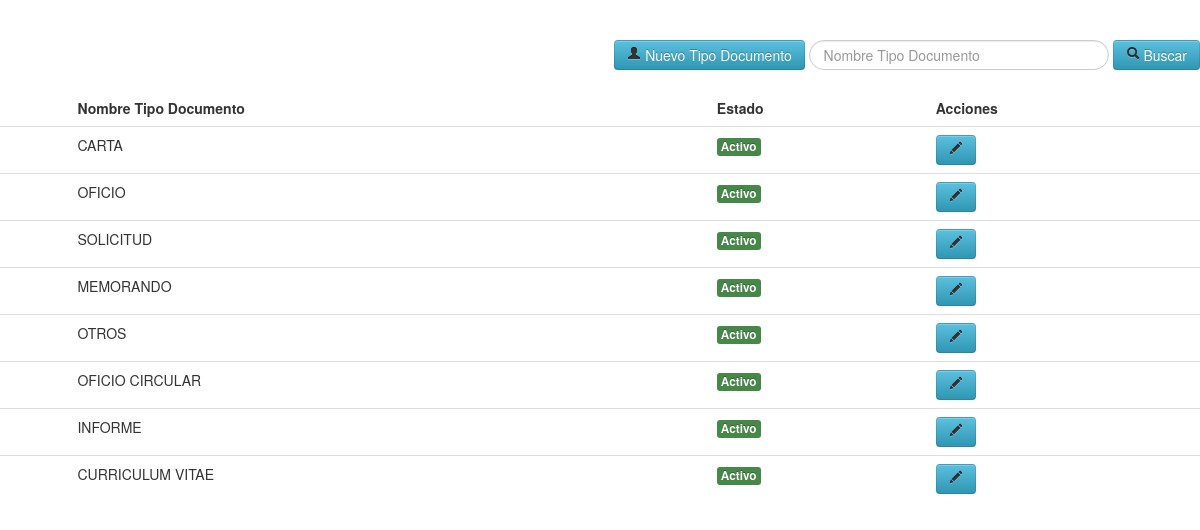
Page /admin/l_documento.php (signed in) on the committed database.
### tables this page shows
CREATE TABLE IF NOT EXISTS `tipo_documento` (
  `id` int(10) NOT NULL AUTO_INCREMENT,
  `nombre` varchar(50) DEFAULT NULL,
  `estado` varchar(2) DEFAULT NULL,
  PRIMARY KEY (`id`)
);

### admin/l_documento.php (the view, shortened to what this page needs)
<!DOCTYPE html>
<html lang="en">
<head>
    <link href="css/bootstrap.css" rel="stylesheet">
    <link href="css/bootstrap-responsive.css" rel="stylesheet">
    <link href="css/docs.css" rel="stylesheet">
    <link href="js/google-code-prettify/prettify.css" rel="stylesheet">
</head>
<body data-spy="scroll" data-target=".bs-docs-sidebar">
<div align="right">
<form name="form1" method="post" action="">
	<a href="c_documento.php" class="btn btn-info"><i class="icon-user"></i> Nuevo Tipo Documento</a>
	<input type="text" name="bus" class="input-xlarge search-query" placeholder="Nombre Tipo Documento">
	<button type="submit" class="btn btn-info"><i class="icon-search"></i> Buscar</button>
</form>
</div>
<table class="table table-hover" border="0">
  <thead>
  <tr>
    <td>&nbsp;</td>
    <td><strong>Nombre Tipo Documento</strong></td>
    <td><strong>Estado</strong></td>
    <td><strong>Acciones</strong></td>
  </tr>
  </thead>
  <tbody>
  <?php
  	if(empty($_POST['bus'])){
		$can=mysql_query("SELECT * FROM tipo_documento");
	}else{
		$buscar=$_POST['bus'];
		$can=mysql_query("SELECT * FROM tipo_documento where nombre LIKE '$buscar%'");
	}
	while($dato=mysql_fetch_array($can)){
		if($dato['estado']=="n"){
			$estado='<span class="label label-important">Inactivo</span>';
		}else{
			$estado='<span class="label label-success">Activo</span>';
		}
  ?>
  <tr>
    <td>&nbsp;</td>
    <td><?php echo $dato['nombre']; ?></td>
    <td><a href="l_documento.php?estado=<?php echo $dato['id']; ?>"><?php echo $estado; ?></a></td>
    <td><a href="c_documento.php?id=<?php echo $dato['id']; ?>" title="Editar Tipo Doc." class="btn btn-info"><i class="icon-pencil"></i></a></td>
  </tr>
  <?php } ?>
  </tbody>
</table>
</body>
</html>

### admin/css/docs.css (style rules this page uses)
body { position: relative; padding-top: 40px; }

### rows in the picture
tipo_documento: nombre "CARTA", estado "Activo"
tipo_documento: nombre "OFICIO", estado "Activo"
tipo_documento: nombre "SOLICITUD", estado "Activo"
tipo_documento: nombre "MEMORANDO", estado "Activo"
tipo_documento: nombre "OTROS", estado "Activo"
tipo_documento: nombre "OFICIO CIRCULAR", estado "Activo"
tipo_documento: nombre "INFORME", estado "Activo"
tipo_documento: nombre "CURRICULUM VITAE", estado "Activo"
